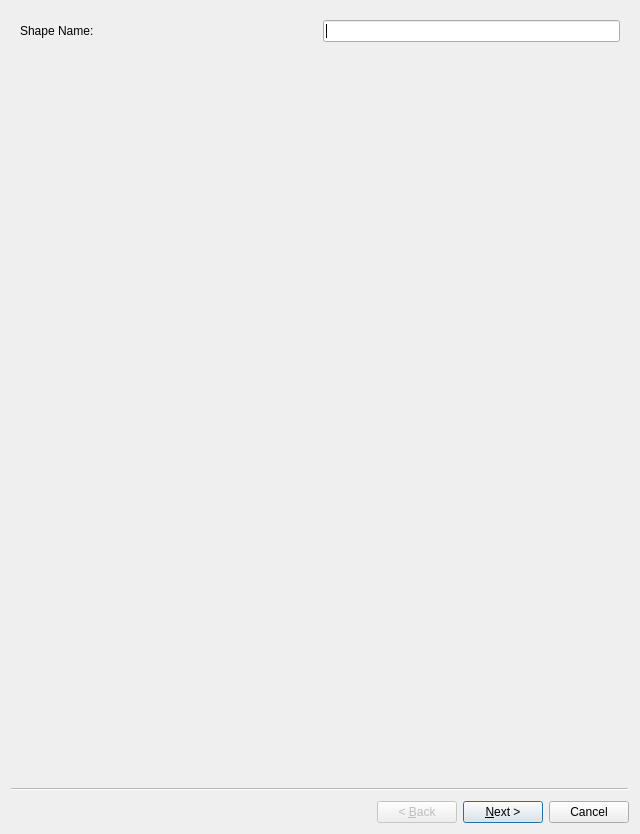
<?xml version="1.0" encoding="UTF-8"?>
<ui version="4.0">
 <class>AddDefinitionWizard</class>
 <widget class="QWizard" name="AddDefinitionWizard">
  <property name="geometry">
   <rect>
    <x>0</x>
    <y>0</y>
    <width>640</width>
    <height>834</height>
   </rect>
  </property>
  <property name="windowTitle">
   <string>Wizard</string>
  </property>
  <widget class="QWizardPage" name="implementDefinitionWizardPage">
   <property name="sizePolicy">
    <sizepolicy hsizetype="Preferred" vsizetype="Maximum">
     <horstretch>0</horstretch>
     <verstretch>0</verstretch>
    </sizepolicy>
   </property>
   <layout class="QVBoxLayout" name="verticalLayout_4">
    <item>
     <layout class="QHBoxLayout" name="horizontalLayout_5">
      <item>
       <widget class="QLabel" name="shapeNameLabel">
        <property name="text">
         <string>Shape Name:</string>
        </property>
       </widget>
      </item>
      <item>
       <widget class="QLineEdit" name="definitionName">
        <property name="sizePolicy">
         <sizepolicy hsizetype="Preferred" vsizetype="Fixed">
          <horstretch>0</horstretch>
          <verstretch>0</verstretch>
         </sizepolicy>
        </property>
       </widget>
      </item>
     </layout>
    </item>
   </layout>
  </widget>
  <widget class="QWizardPage" name="drawImplementationWizardPage">
   <layout class="QVBoxLayout" name="verticalLayout">
    <item>
     <widget class="RenderArea" name="renderer" native="true">
      <property name="sizePolicy">
       <sizepolicy hsizetype="MinimumExpanding" vsizetype="MinimumExpanding">
        <horstretch>0</horstretch>
        <verstretch>0</verstretch>
       </sizepolicy>
      </property>
      <property name="minimumSize">
       <size>
        <width>0</width>
        <height>0</height>
       </size>
      </property>
     </widget>
    </item>
    <item>
     <layout class="QVBoxLayout" name="verticalLayout_2">
      <property name="topMargin">
       <number>0</number>
      </property>
      <item>
       <layout class="QHBoxLayout" name="horizontalLayout_4">
        <item>
         <widget class="QLabel" name="label">
          <property name="text">
           <string>Fill Colour</string>
          </property>
         </widget>
        </item>
        <item>
         <widget class="QPushButton" name="brushColourButton">
          <property name="text">
           <string/>
          </property>
         </widget>
        </item>
       </layout>
      </item>
      <item>
       <layout class="QHBoxLayout" name="horizontalLayout_3">
        <item>
         <widget class="QLabel" name="penColourLabel">
          <property name="text">
           <string>Outline Colour:</string>
          </property>
         </widget>
        </item>
        <item>
         <widget class="QPushButton" name="penColourButton">
          <property name="autoFillBackground">
           <bool>false</bool>
          </property>
          <property name="text">
           <string/>
          </property>
         </widget>
        </item>
       </layout>
      </item>
      <item>
       <layout class="QHBoxLayout" name="horizontalLayout">
        <property name="topMargin">
         <number>0</number>
        </property>
        <item>
         <widget class="QLabel" name="shapeLabel">
          <property name="text">
           <string>Shape: </string>
          </property>
         </widget>
        </item>
        <item>
         <widget class="QComboBox" name="shapeComboBox">
          <property name="currentText">
           <string>Freeform</string>
          </property>
          <item>
           <property name="text">
            <string>Freeform</string>
           </property>
          </item>
          <item>
           <property name="text">
            <string>Line</string>
           </property>
          </item>
          <item>
           <property name="text">
            <string>Rectangle</string>
           </property>
          </item>
          <item>
           <property name="text">
            <string>Triangle</string>
           </property>
          </item>
         </widget>
        </item>
       </layout>
      </item>
      <item>
       <layout class="QHBoxLayout" name="horizontalLayout_2">
        <item>
         <widget class="QLabel" name="penWidthLabel">
          <property name="text">
           <string>Pen Width:</string>
          </property>
         </widget>
        </item>
        <item>
         <widget class="QSpinBox" name="penWidthSpinBox">
          <property name="alignment">
           <set>Qt::AlignRight|Qt::AlignTrailing|Qt::AlignVCenter</set>
          </property>
          <property name="value">
           <number>10</number>
          </property>
         </widget>
        </item>
       </layout>
      </item>
     </layout>
    </item>
   </layout>
  </widget>
 </widget>
 <customwidgets>
  <customwidget>
   <class>RenderArea</class>
   <extends>QWidget</extends>
   <header>Views/renderarea.hpp</header>
   <container>1</container>
  </customwidget>
 </customwidgets>
 <resources/>
 <connections/>
</ui>
